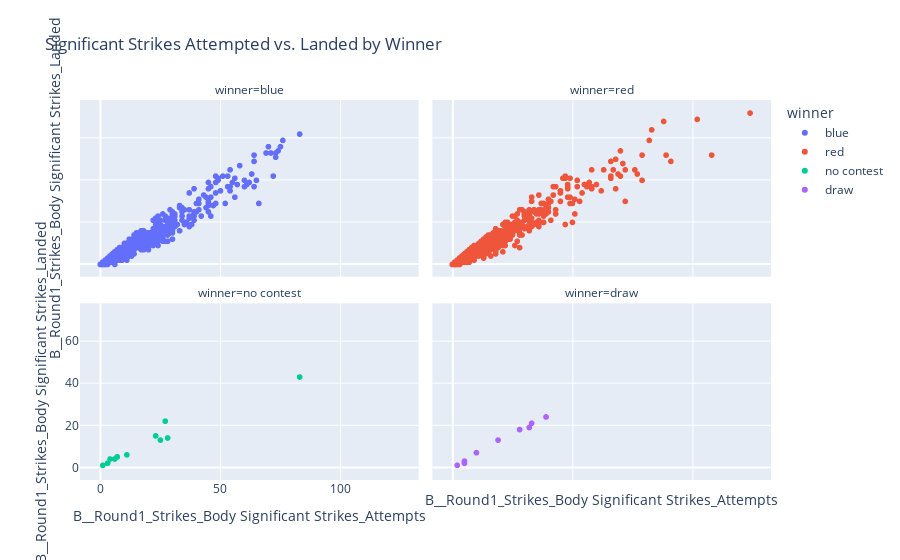

Write notebook code for a chart like this one.
### Code cell
import plotly.express as px

# Assuming 'df' is the DataFrame you're working with
fig = px.scatter(df, 
                 x="B__Round1_Strikes_Body Significant Strikes_Attempts", 
                 y="B__Round1_Strikes_Body Significant Strikes_Landed", 
                 color="winner", 
                 facet_col="winner", 
                 facet_col_wrap=2,
                 title="Significant Strikes Attempted vs. Landed by Winner")


# Update all facets to show only one x-axis and one y-axis label
# fig.update_xaxes(showticklabels=True)  # Show x-axis labels only on the bottom-most row
# fig.update_yaxes(showticklabels=True)  # Show y-axis labels only on the left-most column

# Hide the x and y axis labels on all other facets
fig.update_xaxes(showticklabels=False, row=1, col=2)  # Hides x-axis label for 2nd facet
fig.update_xaxes(showticklabels=False, row=2, col=1)  # Hides x-axis label for 3rd facet
fig.update_xaxes(showticklabels=False, row=2, col=2)  # Hides x-axis label for 4th facet

fig.update_yaxes(showticklabels=False, row=2, col=1)  # Hides y-axis label for 3rd facet
fig.update_yaxes(showticklabels=False, row=2, col=2)  # Hides y-axis label for 4th facet

# Show the plot
fig.show()

### Figure 1 — Plotly figure (JSON) as saved in the notebook; plotly's stock layout.template omitted (floating-point values rounded to 4 significant figures; data arrays with more than 128 entries replaced by an {"elided": "..."} marker saying what was removed)
{"data": [{"hovertemplate": "winner=blue<br>B__Round1_Strikes_Body Significant Strikes_Attempts=%{x}<br>B__Round1_Strikes_Body Significant Strikes_Landed=%{y}<extra></extra>", "legendgroup": "blue", "marker": {"color": "#636efa", "symbol": "circle"}, "mode": "markers", "name": "blue", "showlegend": true, "type": "scattergl", "x": {"elided": "951 int values"}, "xaxis": "x3", "y": {"elided": "951 int values"}, "yaxis": "y3"}, {"hovertemplate": "winner=red<br>B__Round1_Strikes_Body Significant Strikes_Attempts=%{x}<br>B__Round1_Strikes_Body Significant Strikes_Landed=%{y}<extra></extra>", "legendgroup": "red", "marker": {"color": "#EF553B", "symbol": "circle"}, "mode": "markers", "name": "red", "showlegend": true, "type": "scattergl", "x": {"elided": "1327 int values"}, "xaxis": "x4", "y": {"elided": "1327 int values"}, "yaxis": "y4"}, {"hovertemplate": "winner=no contest<br>B__Round1_Strikes_Body Significant Strikes_Attempts=%{x}<br>B__Round1_Strikes_Body Significant Strikes_Landed=%{y}<extra></extra>", "legendgroup": "no contest", "marker": {"color": "#00cc96", "symbol": "circle"}, "mode": "markers", "name": "no contest", "showlegend": true, "type": "scattergl", "x": [null, null, null, null, null, null, 1, null, 25, null, null, 7, 7, 6, 3, 11, null, 83, 4, 1, 28, 23, 27, null], "xaxis": "x", "y": [null, null, null, null, null, null, 1, null, 13, null, null, 5, 5, 4, 2, 6, null, 43, 4, 1, 14, 15, 22, null], "yaxis": "y"}, {"hovertemplate": "winner=draw<br>B__Round1_Strikes_Body Significant Strikes_Attempts=%{x}<br>B__Round1_Strikes_Body Significant Strikes_Landed=%{y}<extra></extra>", "legendgroup": "draw", "marker": {"color": "#ab63fa", "symbol": "circle"}, "mode": "markers", "name": "draw", "showlegend": true, "type": "scattergl", "x": [null, null, 5, 10, 2, 5, null, null, null, 39, 19, 28, 32, null, 33, null], "xaxis": "x2", "y": [null, null, 2, 7, 1, 3, null, null, null, 24, 13, 18, 19, null, 21, null], "yaxis": "y2"}], "layout": {"annotations": [{"font": {}, "showarrow": false, "text": "winner=no contest", "x": 0.245, "xanchor": "center", "xref": "paper", "y": 0.465, "yanchor": "bottom", "yref": "paper"}, {"font": {}, "showarrow": false, "text": "winner=draw", "x": 0.755, "xanchor": "center", "xref": "paper", "y": 0.465, "yanchor": "bottom", "yref": "paper"}, {"font": {}, "showarrow": false, "text": "winner=blue", "x": 0.245, "xanchor": "center", "xref": "paper", "y": 1.0, "yanchor": "bottom", "yref": "paper"}, {"font": {}, "showarrow": false, "text": "winner=red", "x": 0.755, "xanchor": "center", "xref": "paper", "y": 1.0, "yanchor": "bottom", "yref": "paper"}], "legend": {"title": {"text": "winner"}, "tracegroupgap": 0}, "title": {"text": "Significant Strikes Attempted vs. Landed by Winner"}, "xaxis": {"anchor": "y", "domain": [0, 0.49], "title": {"text": "B__Round1_Strikes_Body Significant Strikes_Attempts"}}, "xaxis2": {"anchor": "y2", "domain": [0.51, 1], "matches": "x", "showticklabels": false, "title": {"text": "B__Round1_Strikes_Body Significant Strikes_Attempts"}}, "xaxis3": {"anchor": "y3", "domain": [0, 0.49], "matches": "x", "showticklabels": false}, "xaxis4": {"anchor": "y4", "domain": [0.51, 1], "matches": "x", "showticklabels": false}, "yaxis": {"anchor": "x", "domain": [0, 0.465], "title": {"text": "B__Round1_Strikes_Body Significant Strikes_Landed"}}, "yaxis2": {"anchor": "x2", "domain": [0, 0.465], "matches": "y", "showticklabels": false}, "yaxis3": {"anchor": "x3", "domain": [0.535, 1.0], "matches": "y", "showticklabels": false, "title": {"text": "B__Round1_Strikes_Body Significant Strikes_Landed"}}, "yaxis4": {"anchor": "x4", "domain": [0.535, 1.0], "matches": "y", "showticklabels": false}}}
